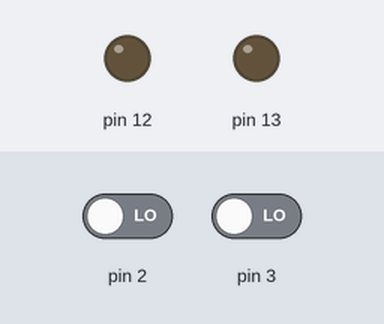
A sketch run on a simulated Arduino Uno, built with avr-gcc and run on an emulated ATmega328P. Shown: output pins drawn as LEDs (lit = HIGH). Inputs (shaded band) come from the test bench; at power-on: pin 2 LOW, pin 3 LOW.

Above: at 1.2 s.
1.3 s: pin 2 driven HIGH
At 2.3 s:
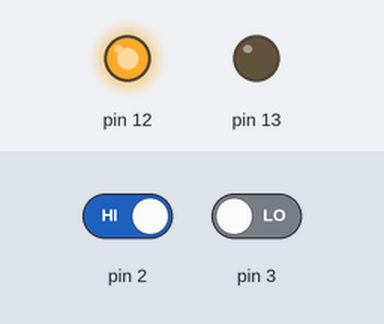
2.8 s: pin 3 driven HIGH
At 3.4 s:
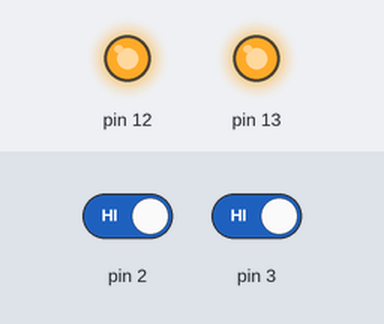
4.3 s: pin 3 driven LOW
At 5.7 s:
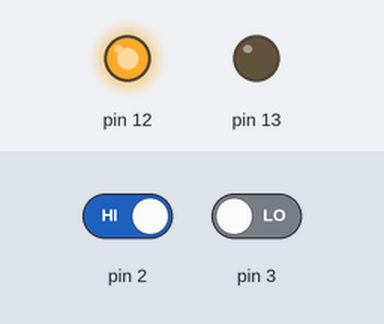
Timing chart, 0 to 7.3 s (numbered marks = the images above; inputs shaded):
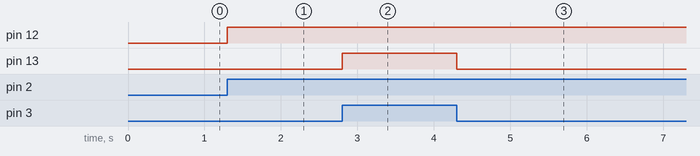

The sketch:

roi_dolev_3_configure_both_sw_to_toggle_using_interrupts1.ino
```cpp
#define SET_INT0_RISING_EDGE EICRA|=((1<<ISC00)|(1<<ISC01))
#define SET_INT1_ANY_LOGICAL_CHANGE EICRA|=(1<<ISC10)
#define ENABLE_INT1 EIMSK|= (1<<INT1)
#define ENABLE_INT0 EIMSK|= (1<<INT0)

void setup()
{
  cli(); // כיבוי פסיקות גלובליות

  // הגדרת הפין של הכפתור כקלט
  DDRD &= ~((1<<DDD2)|(1<<DDD3));

  // הגדרת הפין של ה-LED כפלט
  DDRB |= (1<<DDB5)|(1<<DDB4);

  // הגדרת INT0\1 לפעול בכל שינוי לוגי
  SET_INT1_ANY_LOGICAL_CHANGE;
  SET_INT0_RISING_EDGE;

  // הפעלת INT0\1
  ENABLE_INT0;
  ENABLE_INT1;


  sei(); // הפעלת פסיקות גלובליות
}

// פונקציית שירות הפסיקה ל-INT0
ISR(INT0_vect)
{
  // החלפת מצב ה-LED
  PORTB ^= (1<<PORTB4);
}
ISR(INT1_vect)
{
  // החלפת מצב ה-LED
  PORTB ^= (1<<PORTB5);
}

void loop()
{

}
```

Measured:
- after the input at 1.3 s, pin 12: LOW → HIGH at once
- after the input at 2.8 s, pin 13: LOW → HIGH at once
- after the input at 4.3 s, pin 13: HIGH → LOW at once
